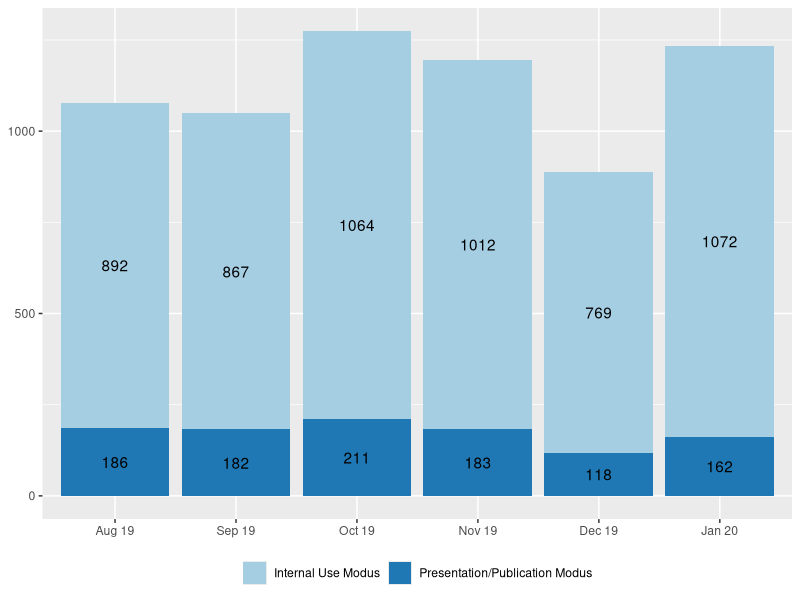
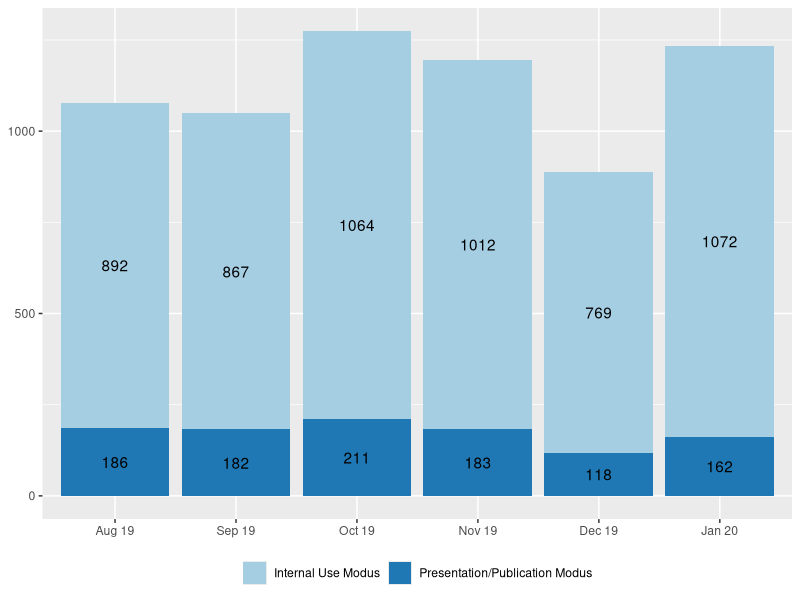

Write R code to recreate these figures, in order.
# Author: Jim Shen
# Description: This will generate various plots
#     for the IAB chapter.

library(ggplot2)
library(kableExtra)
library(RColorBrewer)

# Figure 1
iabf1data <- read.csv("./assets/iab/figure1.csv")  # read csv file 

iabf1data$Date <- factor(iabf1data$Date,levels = c("Aug 19", "Sep 19", "Oct 19", "Nov 19", "Dec 19", "Jan 20"))

iabfigure1 <- ggplot(iabf1data, aes(fill=Mode, y=Count, x=Date)) + 
  geom_bar(position="stack", stat="identity") +
  geom_text(aes(label=Count), position = position_stack(vjust=0.5)) +
  scale_fill_brewer(palette = "Paired") +
  theme(axis.title.x=element_blank(),
        axis.title.y=element_blank(),
        legend.title=element_blank(),
        legend.position="bottom")
ggsave("./figures/iabfigure1.pdf",iabfigure1,dpi=600)
ggsave("./figures/iabfigure1.png",iabfigure1,dpi=300)

# Figure 2
iabf2data <- read.csv("./assets/iab/figure2.csv")  # read csv file 

iabfigure2 <- ggplot(iabf2data, aes(fill=Projects, y=Count, x=Year)) + 
  geom_bar(position="dodge", stat="identity") +
  scale_x_continuous(breaks = iabf2data$Year, labels = as.character(iabf2data$Year)) +
  scale_fill_brewer(palette = "Paired") +
  theme(axis.title.x=element_blank(),
        axis.title.y=element_blank(),
        legend.title=element_blank(),
        legend.position="bottom")

# Figure 3

iabf3data <- read.csv("./assets/iab/figure3.csv") 

iabf3data$Country <- factor(iabf3data$Country,levels = c( "U.S.", "Other Countries","Germany"))

iabfigure3 <- ggplot(iabf3data, aes(fill=Country, y=Percentage, x=Year)) + 
  geom_bar(position="stack", stat="identity") +
  scale_fill_brewer(palette = "Paired") +
  theme(axis.title.x=element_blank(),
        axis.title.y=element_blank(),
        legend.title=element_blank(),
        legend.position="bottom")

# Figure 4

iabf4data <- read.csv("./assets/iab/figure4.csv") 

iabf4data$Rating <- factor(iabf4data$Rating,levels = c("very good","good","neutral","not used"))

iabfigure4 <- ggplot(iabf4data, aes(fill=Rating, y=Percentage, x=Type)) + 
  coord_flip() +
  geom_bar(position = position_stack(reverse = TRUE), stat="identity") +
  scale_fill_brewer(palette = "Blues") +
  theme(axis.title.x=element_blank(),
        axis.title.y=element_blank(),
        legend.title=element_blank(),
        legend.position="bottom")

# Table 1

iabt1data <- data.frame(
  Items = c("Population / Sample Size","Time Period covered and frequency","Additional information","Population / Sample Size", 
            "Time Period covered and frequency",
            "Additional information",
            "Population / Sample Size", 
            "Time Period covered and frequency",
            "Additional information"),
  Features = c(
    "2 percent random sample (more than 1.8 million individuals) of the Integrated Employment Biographies, a database which includes records from:<br>- 1975 onwards: employment subject, receipt of benefits in accordance with Social Code Act III<br>- 1999 onwards: Marginal part-time employment<br>- 2000 onwards: participation in an employment or training measure<br>- 2007 onwards: Registered jobseeker",
    "1975 until 2017 for West Germany, 1992 until 2017 for East Germany, updated every 2nd year by RDC-IAB", 
    "DOI: [10.5164/IAB.SIAB7517.de.en.v1](https://doi.org/10.5164/IAB.SIAB7517.de.en.v1)",
    "Repeated cross-sectional dataset (640,000-1.5 million establishments) on June 30, on all establishments with at least one employee liable to social security (until 1988) and/or at least one marginal worker (since 1999), and thereof a 50 percent random sample",
    "1975 until 2018 for West Germany, 1992 until 2018 for East Germany, annual updated by RDC-IAB",
    "DOI: [10.5164/IAB.BHP7518.de.en.v1](https://doi.org/10.5164/IAB.BHP7518.de.en.v1)",
    "Worker information from administrative data are linked to the IAB-Establishment Panel, an annual representative survey since 1993 in West Germany and 1996 in East Germany including approx. 16,000 establishments per year<br>
    Stratified sample of all establishments with at least one employee liable to social security on June 30 of the year before by establishment size, industry, and federal state. There are two versions of LIAB:<br>- LIAB cross-sectional model: all establishment surveys combined with administrative worker data as of June 30 (establishment: 67,407 in total; individuals approx. 12.5 million in total)<br>- LIAB longitudinal model: selection of repeatedly interviewed establishments (2009-2016) combined with longitudinal worker biographies (establishment: 41,777 in total; individuals approx. 1.7 million in total)",
    "LIAB Cross-sectional model: 1993-2017<br>LIAB longitudinal model: 1975-2017",
    "DOI: [10.5164/IAB.LIABQM29317.de.en.v1](https://doi.org/10.5164/IAB.LIABQM29317.de.en.v1)<br>[DOI: 10.5164/IAB.LIABLM7517.de.en.v1](https://doi.org/10.5164/IAB.LIABLM7517.de.en.v1)"
  )
)


iabt1latexdata <- data.frame(
  Items = c("Population / Sample Size","Time Period covered and frequency","Additional information","Population / Sample Size", 
            "Time Period covered and frequency",
            "Additional information",
            "Population / Sample Size", 
            "Time Period covered and frequency",
            "Additional information"),
  Features = c(
    "2 percent random sample (more than 1.8 million individuals) of the Integrated Employment Biographies, a database which includes records from:<br>- 1975 onwards: employment subject, receipt of benefits in accordance with Social Code Act III<br>- 1999 onwards: Marginal part-time employment<br>- 2000 onwards: participation in an employment or training measure<br>- 2007 onwards: Registered jobseeker",
    "1975 until 2017 for West Germany, 1992 until 2017 for East Germany, updated every 2nd year by RDC-IAB", 
    "DOI: 10.5164/IAB.SIAB7517.de.en.v1",
    "Repeated cross-sectional dataset (640,000-1.5 million establishments) on June 30, on all establishments with at least one employee liable to social security (until 1988) and/or at least one marginal worker (since 1999), and thereof a 50 percent random sample",
    "1975 until 2018 for West Germany, 1992 until 2018 for East Germany, annual updated by RDC-IAB",
    "DOI: 10.5164/IAB.BHP7518.de.en.v1",
    "Worker information from administrative data are linked to the IAB-Establishment Panel, an annual representative survey since 1993 in West Germany and 1996 in East Germany including approx. 16,000 establishments per year<br>
    Stratified sample of all establishments with at least one employee liable to social security on June 30 of the year before by establishment size, industry, and federal state. There are two versions of LIAB:<br>- LIAB cross-sectional model: all establishment surveys combined with administrative worker data as of June 30 (establishment: 67,407 in total; individuals approx. 12.5 million in total)<br>- LIAB longitudinal model: selection of repeatedly interviewed establishments (2009-2016) combined with longitudinal worker biographies (establishment: 41,777 in total; individuals approx. 1.7 million in total)",
    "LIAB Cross-sectional model: 1993-2017<br>LIAB longitudinal model: 1975-2017",
    "DOI: 10.5164/IAB.LIABQM29317.de.en.v1<br>DOI: 10.5164/IAB.LIABLM7517.de.en.v1"
  )
)

iabtable1 <- function(){
  if (is_html_output()) {
    iabt1data %>%
      kable("html", escape = F, caption="Selected RDC-IAB data", col.names = NULL, booktabs=T) %>%
      kable_styling(full_width = F, font_size=12) %>%
      column_spec(1, width="10em") %>%
      #column_spec(2, width="25em") %>%
      pack_rows("Sample of Integrated Labour Market Biographies (SIAB)",1,3) %>%
      pack_rows("Establishment History Panel (BHP)",4,6) %>%
      pack_rows("Linked Employer-Employee Data (LIAB)",7,9) %>%
      footnote(general="The time period covered by each data set represents the status as of 02 June 2020. For a complete list of all data products see the [RDC website](https://fdz.iab.de/en/FDZ_Overview_of_Data.aspx).")
    
  } else {
    outfile <- "./assets/iab/iabtable1.tex"
    if ( ! file.exists(outfile) ) {
    iabt1latexdata <- data.frame(lapply(iabt1data, function(x) {gsub("<br>", "\n", x)}), stringsAsFactors = F)
    
    inMinipage <- function(x, width) 
      paste0("\\begin{minipage}[t]{", 
             width, 
             "}\\raggedright\\setstretch{0.8}", 
             x, 
             "\\end{minipage}")
    
    
    iabt1data[[1]] <- inMinipage(iabt1data[[1]], "2.5cm") 
    
    iabt1data %>%  
      mutate_all(linebreak) %>%
      kable("latex", escape = F, caption="Selected RDC-IAB data", col.names = NULL, booktabs=T) %>%
      kable_styling(latex_options="scale_down") %>%
      column_spec(1, width="10em") %>%
      column_spec(2, width="25em") %>%
      pack_rows("Sample of Integrated Labour Market Biographies (SIAB)",1,3) %>%
      pack_rows("Establishment History Panel (BHP)",4,6) %>%
      pack_rows("Linked Employer-Employee Data (LIAB)",7,9) %>%
      footnote(general="The time period covered by each data set represents the status as of 02 June 2020. For a complete list of all data products see the RDC website: https://fdz.iab.de/en/FDZ_Overview_of_Data.aspx.", threeparttable=T)
    } else {
    # write to latex to include the file
    cat(paste0("\\input{",outfile,"}"))
    }
  }
}

# Table 2

iabt2data<-read.csv("./assets/iab/table2.csv")

iabtable2<-function(){
  knitr::kable(iabt2data, booktabs = TRUE,
               caption = "Number of publications in 2018, including all publications with RDC-IAB data (excluding bachelor and master theses)") %>%
    kable_styling(full_width = F, font_size=12)
}
